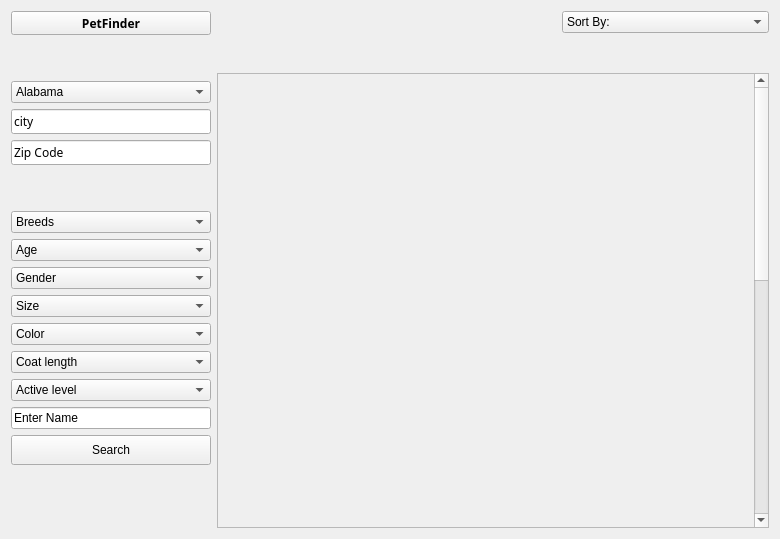
<?xml version="1.0" encoding="UTF-8"?>
<ui version="4.0">
 <class>Other</class>
 <widget class="QWidget" name="Other">
  <property name="geometry">
   <rect>
    <x>0</x>
    <y>0</y>
    <width>780</width>
    <height>539</height>
   </rect>
  </property>
  <property name="windowTitle">
   <string>Form</string>
  </property>
  <layout class="QVBoxLayout" name="verticalLayout_6">
   <item>
    <layout class="QHBoxLayout" name="horizontalLayout_2">
     <item>
      <layout class="QVBoxLayout" name="verticalLayout_5">
       <item>
        <widget class="QToolButton" name="toolButton_home">
         <property name="minimumSize">
          <size>
           <width>200</width>
           <height>0</height>
          </size>
         </property>
         <property name="maximumSize">
          <size>
           <width>200</width>
           <height>50</height>
          </size>
         </property>
         <property name="font">
          <font>
           <family>Adobe Gothic Std</family>
           <weight>75</weight>
           <bold>true</bold>
          </font>
         </property>
         <property name="text">
          <string>PetFinder</string>
         </property>
         <property name="icon">
          <iconset resource="Resources.qrc">
           <normaloff>:/imgs/CommunityIcons_home.png</normaloff>:/imgs/CommunityIcons_home.png</iconset>
         </property>
         <property name="iconSize">
          <size>
           <width>50</width>
           <height>50</height>
          </size>
         </property>
         <property name="toolButtonStyle">
          <enum>Qt::ToolButtonTextBesideIcon</enum>
         </property>
        </widget>
       </item>
       <item>
        <layout class="QVBoxLayout" name="verticalLayout_2">
         <item>
          <layout class="QVBoxLayout" name="verticalLayout_4">
           <item>
            <spacer name="verticalSpacer_2">
             <property name="orientation">
              <enum>Qt::Vertical</enum>
             </property>
             <property name="sizeHint" stdset="0">
              <size>
               <width>20</width>
               <height>40</height>
              </size>
             </property>
            </spacer>
           </item>
           <item>
            <widget class="QComboBox" name="comboBoxAmerican">
             <property name="maximumSize">
              <size>
               <width>200</width>
               <height>16777215</height>
              </size>
             </property>
             <item>
              <property name="text">
               <string>Alabama</string>
              </property>
             </item>
             <item>
              <property name="text">
               <string>Alaska</string>
              </property>
             </item>
             <item>
              <property name="text">
               <string>Arizona</string>
              </property>
             </item>
             <item>
              <property name="text">
               <string>Arkansas</string>
              </property>
             </item>
             <item>
              <property name="text">
               <string>California</string>
              </property>
             </item>
             <item>
              <property name="text">
               <string>Colorado</string>
              </property>
             </item>
             <item>
              <property name="text">
               <string>Connecticut</string>
              </property>
             </item>
             <item>
              <property name="text">
               <string>Delaware</string>
              </property>
             </item>
             <item>
              <property name="text">
               <string>Florida</string>
              </property>
             </item>
             <item>
              <property name="text">
               <string>Georgia</string>
              </property>
             </item>
             <item>
              <property name="text">
               <string>Hawaii</string>
              </property>
             </item>
             <item>
              <property name="text">
               <string>Idaho</string>
              </property>
             </item>
             <item>
              <property name="text">
               <string>Illinois</string>
              </property>
             </item>
             <item>
              <property name="text">
               <string>Indiana</string>
              </property>
             </item>
             <item>
              <property name="text">
               <string>Iowa</string>
              </property>
             </item>
             <item>
              <property name="text">
               <string>Kansas</string>
              </property>
             </item>
             <item>
              <property name="text">
               <string>Kentucky</string>
              </property>
             </item>
             <item>
              <property name="text">
               <string>Louisiana</string>
              </property>
             </item>
             <item>
              <property name="text">
               <string>Maine</string>
              </property>
             </item>
             <item>
              <property name="text">
               <string>Maryland</string>
              </property>
             </item>
             <item>
              <property name="text">
               <string>Massachusetts</string>
              </property>
             </item>
             <item>
              <property name="text">
               <string>Michigan</string>
              </property>
             </item>
             <item>
              <property name="text">
               <string>Minnesota</string>
              </property>
             </item>
             <item>
              <property name="text">
               <string>Mississippi</string>
              </property>
             </item>
             <item>
              <property name="text">
               <string>Missouri</string>
              </property>
             </item>
             <item>
              <property name="text">
               <string>Montana</string>
              </property>
             </item>
             <item>
              <property name="text">
               <string>Nebraska</string>
              </property>
             </item>
             <item>
              <property name="text">
               <string>Nevada</string>
              </property>
             </item>
             <item>
              <property name="text">
               <string>New Hampshire</string>
              </property>
             </item>
             <item>
              <property name="text">
               <string>New Jersey</string>
              </property>
             </item>
             <item>
              <property name="text">
               <string>New Mexico</string>
              </property>
             </item>
             <item>
              <property name="text">
               <string>New York</string>
              </property>
             </item>
             <item>
              <property name="text">
               <string>North Carolina</string>
              </property>
             </item>
             <item>
              <property name="text">
               <string>North Dakota</string>
              </property>
             </item>
             <item>
              <property name="text">
               <string>Ohio</string>
              </property>
             </item>
             <item>
              <property name="text">
               <string>Oklahoma</string>
              </property>
             </item>
             <item>
              <property name="text">
               <string>Oregon</string>
              </property>
             </item>
             <item>
              <property name="text">
               <string>Pennsylvania</string>
              </property>
             </item>
             <item>
              <property name="text">
               <string>Rhode Island</string>
              </property>
             </item>
             <item>
              <property name="text">
               <string>South Carolina</string>
              </property>
             </item>
             <item>
              <property name="text">
               <string>South Dakota</string>
              </property>
             </item>
             <item>
              <property name="text">
               <string>Tennessee</string>
              </property>
             </item>
             <item>
              <property name="text">
               <string>Texas</string>
              </property>
             </item>
             <item>
              <property name="text">
               <string>Utah</string>
              </property>
             </item>
             <item>
              <property name="text">
               <string>Vermont</string>
              </property>
             </item>
             <item>
              <property name="text">
               <string>Virginia</string>
              </property>
             </item>
             <item>
              <property name="text">
               <string>Washington</string>
              </property>
             </item>
             <item>
              <property name="text">
               <string>West Virginia</string>
              </property>
             </item>
             <item>
              <property name="text">
               <string>Wisconsin</string>
              </property>
             </item>
             <item>
              <property name="text">
               <string>Wyoming</string>
              </property>
             </item>
            </widget>
           </item>
           <item>
            <widget class="QLineEdit" name="lineEditUserEnter">
             <property name="maximumSize">
              <size>
               <width>200</width>
               <height>16777215</height>
              </size>
             </property>
             <property name="font">
              <font>
               <family>楷体</family>
               <weight>50</weight>
               <bold>false</bold>
              </font>
             </property>
             <property name="text">
              <string>city</string>
             </property>
            </widget>
           </item>
           <item>
            <widget class="QLineEdit" name="lineEditZip">
             <property name="maximumSize">
              <size>
               <width>200</width>
               <height>16777215</height>
              </size>
             </property>
             <property name="font">
              <font>
               <family>楷体</family>
               <weight>50</weight>
               <bold>false</bold>
              </font>
             </property>
             <property name="text">
              <string>Zip Code</string>
             </property>
            </widget>
           </item>
          </layout>
         </item>
         <item>
          <spacer name="verticalSpacer">
           <property name="orientation">
            <enum>Qt::Vertical</enum>
           </property>
           <property name="sizeHint" stdset="0">
            <size>
             <width>20</width>
             <height>40</height>
            </size>
           </property>
          </spacer>
         </item>
         <item>
          <layout class="QVBoxLayout" name="verticalLayout">
           <item>
            <widget class="QComboBox" name="combobox_Breeds">
             <property name="maximumSize">
              <size>
               <width>200</width>
               <height>16777215</height>
              </size>
             </property>
             <item>
              <property name="text">
               <string>Breeds</string>
              </property>
             </item>
             <item>
              <property name="text">
               <string>American Curl</string>
              </property>
             </item>
            </widget>
           </item>
           <item>
            <widget class="QComboBox" name="combobox_Age">
             <property name="maximumSize">
              <size>
               <width>200</width>
               <height>16777215</height>
              </size>
             </property>
             <item>
              <property name="text">
               <string>Age</string>
              </property>
             </item>
            </widget>
           </item>
           <item>
            <widget class="QComboBox" name="comboBox_Gender">
             <property name="maximumSize">
              <size>
               <width>200</width>
               <height>16777215</height>
              </size>
             </property>
             <item>
              <property name="text">
               <string>Gender</string>
              </property>
             </item>
             <item>
              <property name="text">
               <string>New Item</string>
              </property>
             </item>
            </widget>
           </item>
           <item>
            <widget class="QComboBox" name="comboBox_Size">
             <property name="maximumSize">
              <size>
               <width>200</width>
               <height>16777215</height>
              </size>
             </property>
             <item>
              <property name="text">
               <string>Size</string>
              </property>
             </item>
            </widget>
           </item>
           <item>
            <widget class="QComboBox" name="comboBox_Color">
             <property name="maximumSize">
              <size>
               <width>200</width>
               <height>16777215</height>
              </size>
             </property>
             <item>
              <property name="text">
               <string>Color</string>
              </property>
             </item>
            </widget>
           </item>
           <item>
            <widget class="QComboBox" name="comboBox_CoatLength">
             <property name="maximumSize">
              <size>
               <width>200</width>
               <height>16777215</height>
              </size>
             </property>
             <item>
              <property name="text">
               <string>Coat length</string>
              </property>
             </item>
            </widget>
           </item>
           <item>
            <widget class="QComboBox" name="comboBox_activeLevel">
             <property name="maximumSize">
              <size>
               <width>200</width>
               <height>16777215</height>
              </size>
             </property>
             <item>
              <property name="text">
               <string>Active level</string>
              </property>
             </item>
            </widget>
           </item>
           <item>
            <widget class="QLineEdit" name="lineEdit_SearchText">
             <property name="maximumSize">
              <size>
               <width>200</width>
               <height>16777215</height>
              </size>
             </property>
             <property name="text">
              <string>Enter Name</string>
             </property>
            </widget>
           </item>
           <item>
            <widget class="QPushButton" name="pushButton_search">
             <property name="minimumSize">
              <size>
               <width>0</width>
               <height>30</height>
              </size>
             </property>
             <property name="maximumSize">
              <size>
               <width>200</width>
               <height>16777215</height>
              </size>
             </property>
             <property name="text">
              <string>Search</string>
             </property>
            </widget>
           </item>
          </layout>
         </item>
        </layout>
       </item>
       <item>
        <spacer name="verticalSpacer_3">
         <property name="orientation">
          <enum>Qt::Vertical</enum>
         </property>
         <property name="sizeHint" stdset="0">
          <size>
           <width>20</width>
           <height>40</height>
          </size>
         </property>
        </spacer>
       </item>
      </layout>
     </item>
     <item>
      <layout class="QVBoxLayout" name="verticalLayout_3">
       <item>
        <layout class="QHBoxLayout" name="horizontalLayout">
         <item>
          <spacer name="horizontalSpacer">
           <property name="orientation">
            <enum>Qt::Horizontal</enum>
           </property>
           <property name="sizeHint" stdset="0">
            <size>
             <width>40</width>
             <height>20</height>
            </size>
           </property>
          </spacer>
         </item>
         <item>
          <widget class="QComboBox" name="comboBox_SortBy">
           <item>
            <property name="text">
             <string>Sort By:</string>
            </property>
           </item>
           <item>
            <property name="text">
             <string>Best Match</string>
            </property>
           </item>
           <item>
            <property name="text">
             <string>Distance (from lowest to highest)</string>
            </property>
           </item>
           <item>
            <property name="text">
             <string>Distance (from highest to lowest)</string>
            </property>
           </item>
           <item>
            <property name="text">
             <string/>
            </property>
           </item>
          </widget>
         </item>
        </layout>
       </item>
       <item>
        <widget class="QLabel" name="label_height">
         <property name="minimumSize">
          <size>
           <width>0</width>
           <height>28</height>
          </size>
         </property>
         <property name="text">
          <string/>
         </property>
        </widget>
       </item>
       <item>
        <widget class="QScrollArea" name="scrollArea">
         <property name="minimumSize">
          <size>
           <width>550</width>
           <height>0</height>
          </size>
         </property>
         <property name="widgetResizable">
          <bool>true</bool>
         </property>
         <widget class="QWidget" name="scrollAreaWidgetContents">
          <property name="geometry">
           <rect>
            <x>0</x>
            <y>0</y>
            <width>534</width>
            <height>1000</height>
           </rect>
          </property>
          <property name="minimumSize">
           <size>
            <width>0</width>
            <height>1000</height>
           </size>
          </property>
         </widget>
        </widget>
       </item>
      </layout>
     </item>
    </layout>
   </item>
  </layout>
 </widget>
 <resources>
  <include location="Resources.qrc"/>
 </resources>
 <connections/>
</ui>
